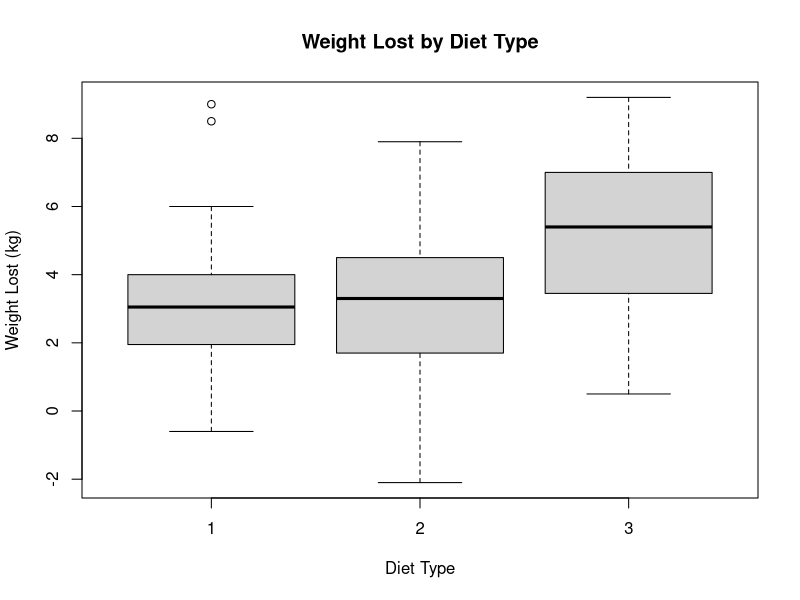
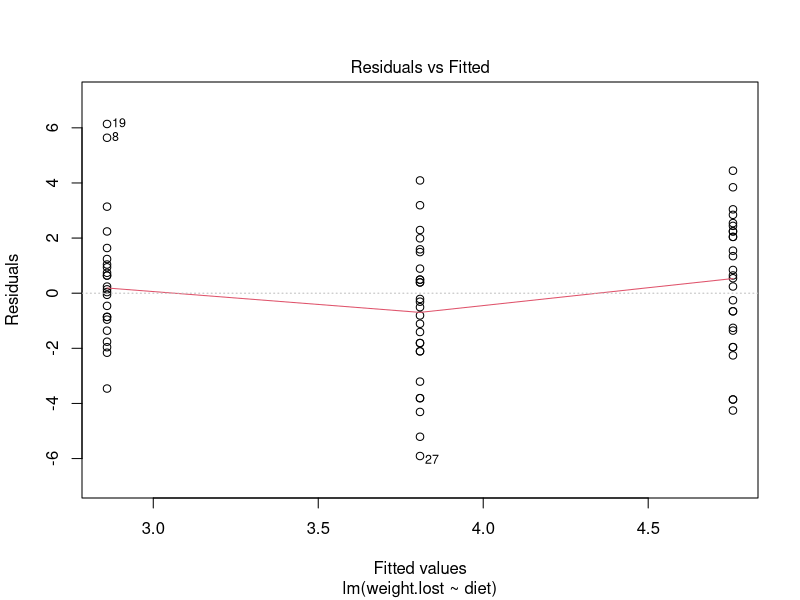
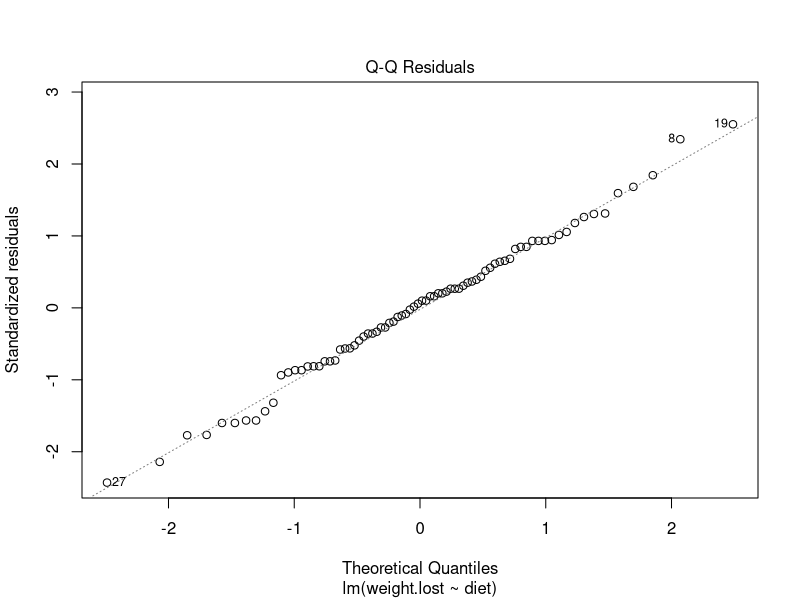
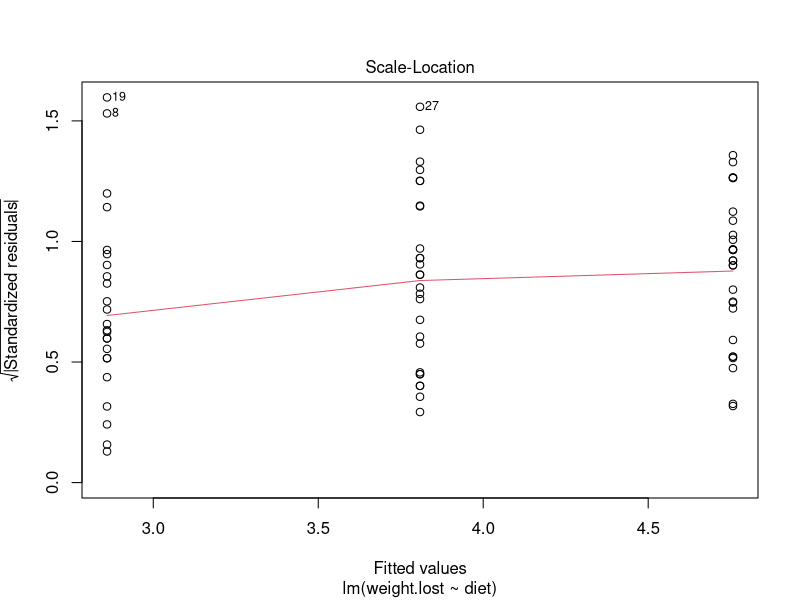
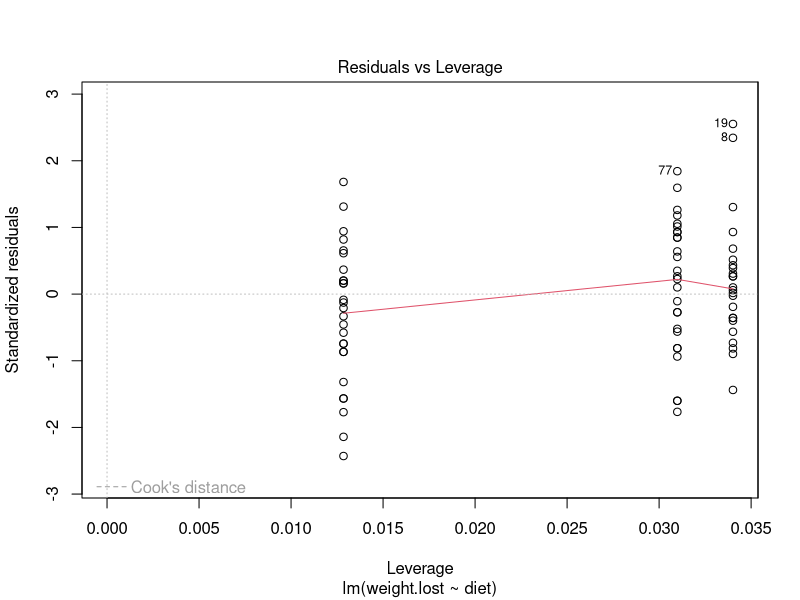
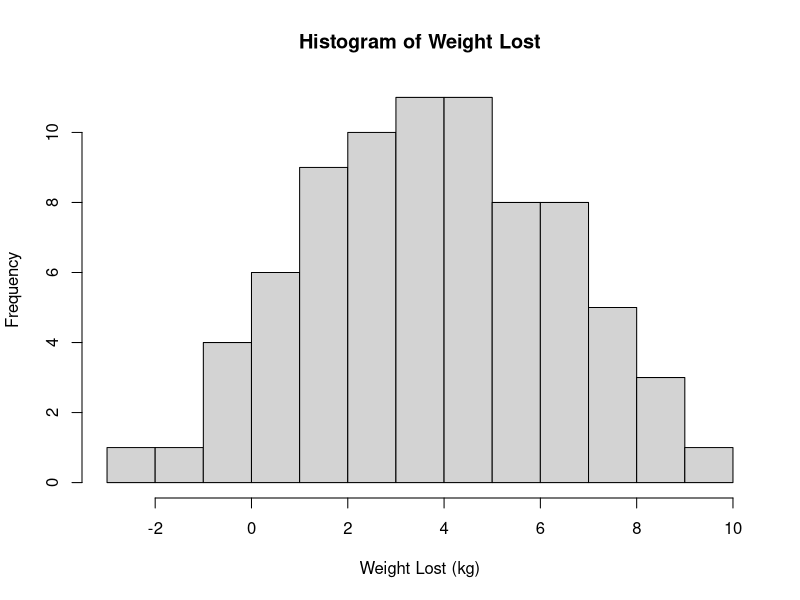
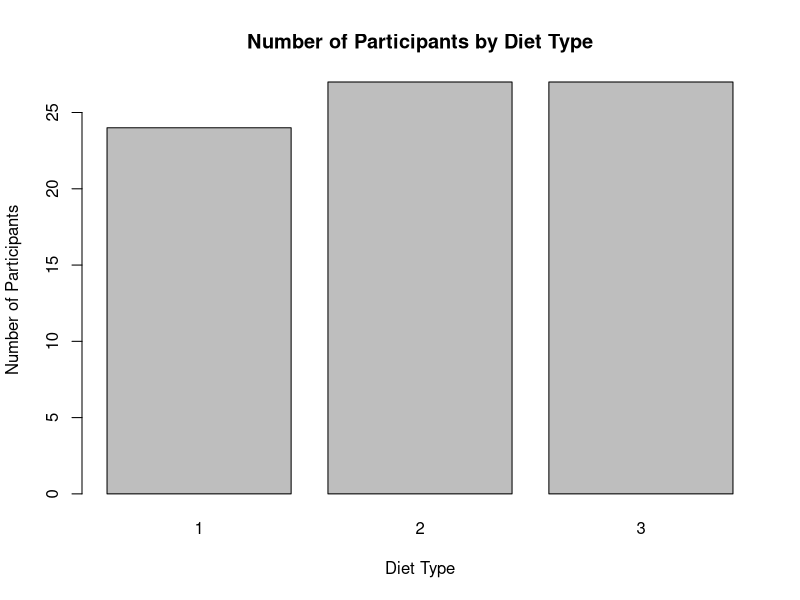

Write the R code that produced these figures, in order.
# Load the data from file
diet <- read.table("exercise-3/diet.txt", header = TRUE)

# Create a new column for weight lost
diet$weight.lost <- diet$preweight - diet$weight6weeks

# Create a boxplot of weight lost by diet type
boxplot(weight.lost ~ diet, data = diet, xlab = "Diet Type", ylab = "Weight Lost (kg)", main = "Weight Lost by Diet Type")

# Perform a one-way ANOVA with diet as the factor and weight lost as the response variable
model <- lm(weight.lost ~ diet, data = diet)
anova(model)

# Check the assumptions of the ANOVA
plot(model)

# Create a histogram of weight lost
hist(diet$weight.lost, breaks = 10, xlab = "Weight Lost (kg)", ylab = "Frequency", main = "Histogram of Weight Lost")

# Create a bar chart of the number of participants by diet type
barplot(table(diet$diet), xlab = "Diet Type", ylab = "Number of Participants", main = "Number of Participants by Diet Type")

# Create a scatterplot of preweight vs. weight6weeks
#plot(diet$preweight, diet$weight6weeks, xlab = "Pre-weight (kg)", ylab = "Weight after 6 weeks (kg)", main = "Pre-weight vs. Weight after 6 weeks")
